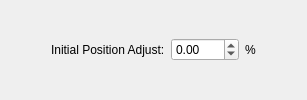
                    <widget class="QWidget" name="page_posAdjust">
                     <layout class="QHBoxLayout" name="horizontalLayout_9">
                      <item>
                       <spacer name="horizontalSpacer_16">
                        <property name="orientation">
                         <enum>Qt::Horizontal</enum>
                        </property>
                        <property name="sizeHint" stdset="0">
                         <size>
                          <width>40</width>
                          <height>20</height>
                         </size>
                        </property>
                       </spacer>
                      </item>
                      <item>
                       <widget class="QLabel" name="label_initialpositionadjust">
                        <property name="text">
                         <string>Initial Position Adjust:</string>
                        </property>
                       </widget>
                      </item>
                      <item>
                       <widget class="QDoubleSpinBox" name="dSpinBox_posadjust">
                        <property name="minimum">
                         <double>-100.000000000000000</double>
                        </property>
                        <property name="maximum">
                         <double>100.000000000000000</double>
                        </property>
                       </widget>
                      </item>
                      <item>
                       <widget class="QLabel" name="label_4">
                        <property name="text">
                         <string>%</string>
                        </property>
                       </widget>
                      </item>
                      <item>
                       <spacer name="horizontalSpacer">
                        <property name="orientation">
                         <enum>Qt::Horizontal</enum>
                        </property>
                        <property name="sizeHint" stdset="0">
                         <size>
                          <width>40</width>
                          <height>20</height>
                         </size>
                        </property>
                       </spacer>
                      </item>
                     </layout>
                    </widget>
